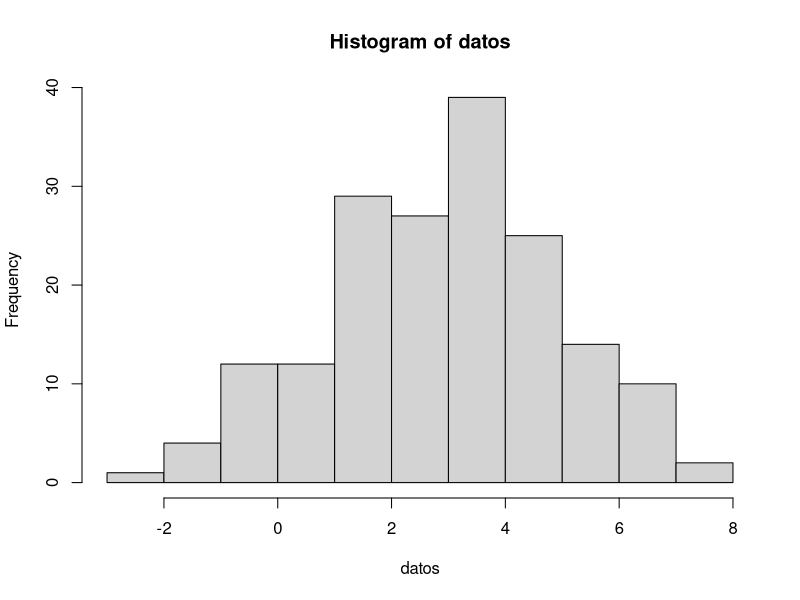
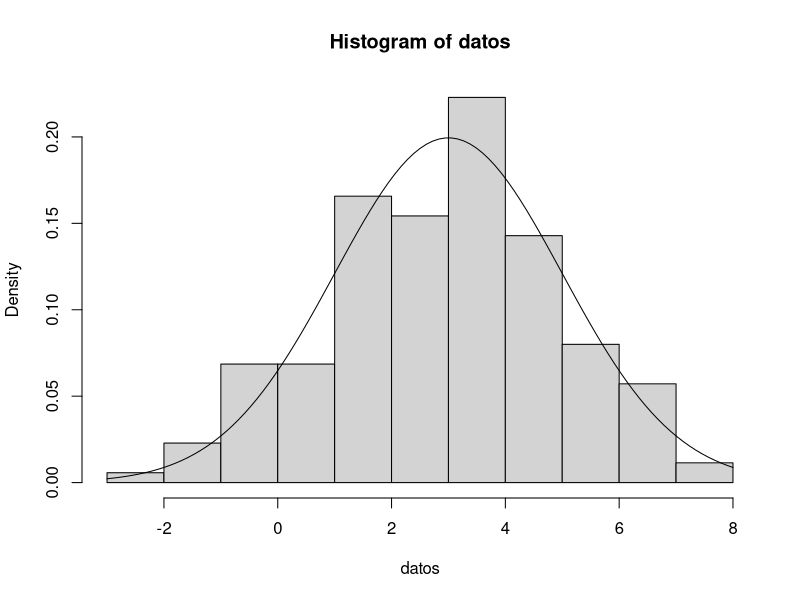
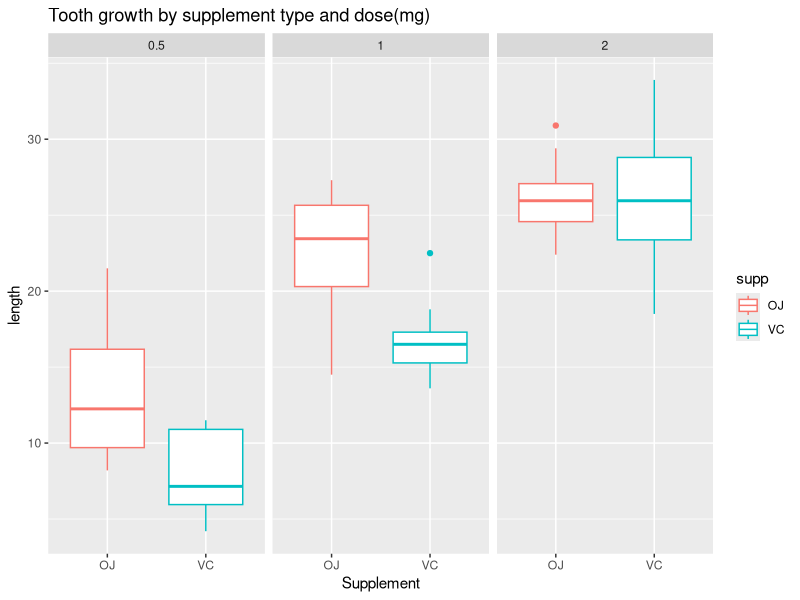

Write the R code that produced these figures, in order.
## ---- chunk 1
echo = TRUE
options(width=80)
set.seed(113) 
datos<-rnorm(175,3,2)
head(datos)
## ---- chunk 2
mean(datos)
var(datos)
## ---- chunk 3
hist(datos)
## ---- chunk 4
hist(datos, freq=FALSE)
curve(dnorm(x,3,2),add=TRUE)
## ---- chunk 5
library(data.table)
library(datasets)
library(ggplot2)
## ---- chunk 6
# The Effect of Vitamin C on Tooth Growth in Guinea Pigs
data(ToothGrowth)
toothGrowth <- data.table(ToothGrowth) 
setnames(toothGrowth, c('len','supp','dose'),c('Length','Supplement','Dose'))
toothGrowth$Dose <- as.factor(toothGrowth$Dose)
## ---- chunk 7
summary(toothGrowth)
head(toothGrowth)
## ---- chunk 8
g<-ggplot(ToothGrowth, aes(x=supp, y=len, color=supp)) +
   geom_boxplot() + facet_grid(facets = ~ dose) + 
  labs(title="Tooth growth by supplement type and dose(mg)" , y = "length", x = "Supplement")
g
## ---- chunk 9
# Orange juice as delivery method of Vitamin C
oj <- subset(ToothGrowth, supp == "OJ")
# Ascorbic acid as delivery method of Vitamin C
vc <- subset(ToothGrowth, supp == "VC")
## ---- chunk 10
t.test(oj$len, vc$len, alternative = "greater", var.equal = FALSE)
## ---- chunk 11
t.test(vc$len, oj$len, alternative = "less", var.equal = FALSE)
## ---- chunk 12
dose5<-subset(ToothGrowth, ToothGrowth$dose == 0.5)
dose1<-subset(ToothGrowth, ToothGrowth$dose == 1)
dose2<-subset(ToothGrowth, ToothGrowth$dose == 2)

## ---- chunk 13
##### dose 0.5 vs 1
t.test(dose5$len,dose1$len, var.equal = T, paired = F)

## ---- chunk 14
##### dose 0.5 vs 2 
t.test(dose5$len,dose2$len, var.equal = F, paired = F)
## ---- chunk 15
#####  dose 1 vs 2" 
t.test(dose1$len,dose2$len, var.equal = F, paired = F)
## ---- chunk 16
# Vitamin C delivery via orange juice at 2 ml/day
oj_two <- subset(ToothGrowth, ToothGrowth$supp == "OJ" & ToothGrowth$dose == "2")
## ---- chunk 17
# Vitamin C delivery via ascorbic acid at 2 ml/day
vc_two <- subset(ToothGrowth, ToothGrowth$supp == "VC" & ToothGrowth$dose == "2")
## ---- chunk 18
# Default is 95% confidence level
t.test(oj_two$len, vc_two$len, var.equal = FALSE)$conf.int
## ---- chunk 19
# To calculate 99% confidence level
t.test(oj_two$len, vc_two$len, var.equal = FALSE, conf.level = 0.99)$conf.int
